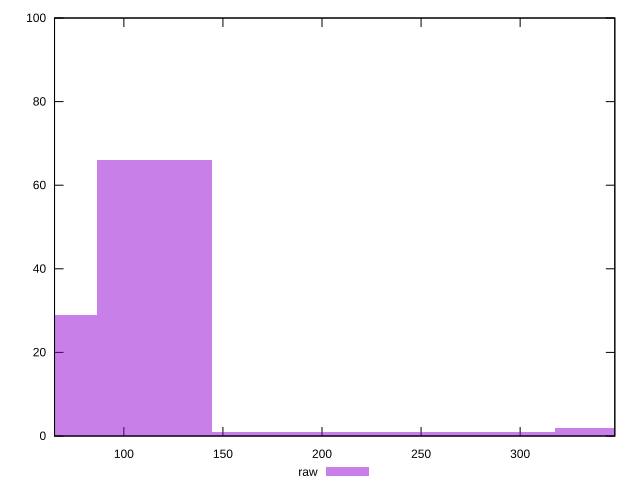

Here is the gnuplot script that generated this plot:
reset

$raw <<EOF
115.55187032247028 66
57.77593516123514 29
173.32780548370542 1
288.87967580617567 1
231.10374064494056 1
346.65561096741084 2
EOF

set key outside below
set boxwidth 57.77593516123514
set xrange [65.009:347.78200000000004]
set yrange [0:100]
set trange [0:100]
set style fill transparent solid 0.5 noborder
set terminal svg size 640, 490 enhanced background rgb 'white'
set output "report_00018_2021-02-10T15-25-16.877Z/server-response-time/samples/pages/raw/histogram.svg"

plot $raw title "raw" with boxes

reset
